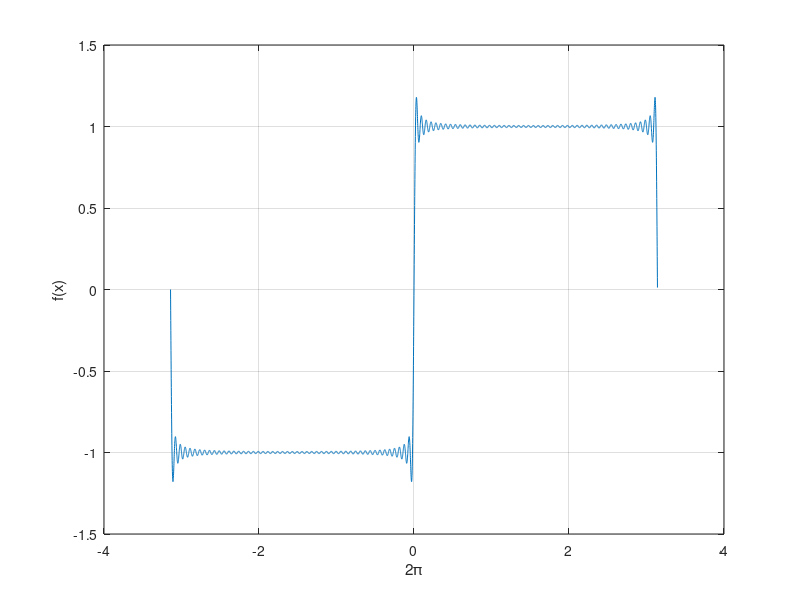

MATLAB code for this plot:
k=1;
series = 0;
x = -pi:0.001:pi;

for n=1:100 %sum of series from n=1 to n=100
    series = series + sin(n.*x).*(2.*k.*(1-cos(n.*pi))./(n.*pi));
end

plot(x, series)
grid
xlabel('2\pi')
ylabel('f(x)')